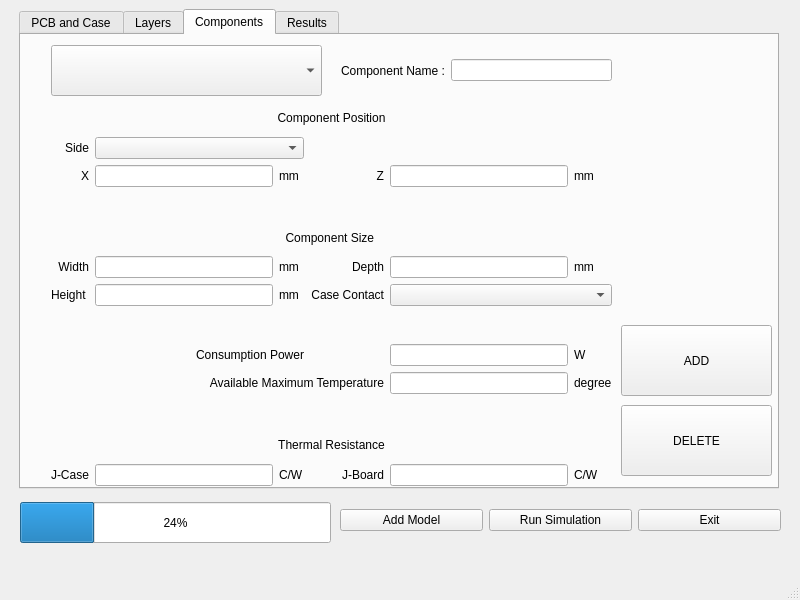
<?xml version="1.0" encoding="UTF-8"?>
<ui version="4.0">
 <class>MainWindow</class>
 <widget class="QMainWindow" name="MainWindow">
  <property name="enabled">
   <bool>true</bool>
  </property>
  <property name="geometry">
   <rect>
    <x>0</x>
    <y>0</y>
    <width>800</width>
    <height>600</height>
   </rect>
  </property>
  <property name="minimumSize">
   <size>
    <width>800</width>
    <height>540</height>
   </size>
  </property>
  <property name="maximumSize">
   <size>
    <width>800</width>
    <height>600</height>
   </size>
  </property>
  <property name="windowTitle">
   <string>MainWindow</string>
  </property>
  <widget class="QWidget" name="centralwidget">
   <widget class="QTabWidget" name="tabWidget">
    <property name="enabled">
     <bool>true</bool>
    </property>
    <property name="geometry">
     <rect>
      <x>19</x>
      <y>9</y>
      <width>760</width>
      <height>480</height>
     </rect>
    </property>
    <property name="minimumSize">
     <size>
      <width>760</width>
      <height>480</height>
     </size>
    </property>
    <property name="maximumSize">
     <size>
      <width>760</width>
      <height>480</height>
     </size>
    </property>
    <property name="tabShape">
     <enum>QTabWidget::Rounded</enum>
    </property>
    <property name="currentIndex">
     <number>2</number>
    </property>
    <property name="tabBarAutoHide">
     <bool>false</bool>
    </property>
    <widget class="QWidget" name="tab_PCB">
     <attribute name="title">
      <string>PCB and Case</string>
     </attribute>
     <widget class="QTextBrowser" name="textBrowser">
      <property name="geometry">
       <rect>
        <x>10</x>
        <y>400</y>
        <width>721</width>
        <height>31</height>
       </rect>
      </property>
      <property name="html">
       <string>&lt;!DOCTYPE HTML PUBLIC &quot;-//W3C//DTD HTML 4.0//EN&quot; &quot;http://www.w3.org/TR/REC-html40/strict.dtd&quot;&gt;
&lt;html&gt;&lt;head&gt;&lt;meta name=&quot;qrichtext&quot; content=&quot;1&quot; /&gt;&lt;style type=&quot;text/css&quot;&gt;
p, li { white-space: pre-wrap; }
&lt;/style&gt;&lt;/head&gt;&lt;body style=&quot; font-family:'.AppleSystemUIFont'; font-size:13pt; font-weight:400; font-style:normal;&quot;&gt;
&lt;p style=&quot; margin-top:12px; margin-bottom:12px; margin-left:0px; margin-right:0px; -qt-block-indent:0; text-indent:0px;&quot;&gt;&lt;span style=&quot; font-weight:600;&quot;&gt;Caution. &lt;/span&gt;Case Sizes = PCB Size&lt;/p&gt;&lt;/body&gt;&lt;/html&gt;</string>
      </property>
     </widget>
     <widget class="QLabel" name="label">
      <property name="geometry">
       <rect>
        <x>30</x>
        <y>20</y>
        <width>351</width>
        <height>16</height>
       </rect>
      </property>
      <property name="text">
       <string>PCB &amp; Cases Information</string>
      </property>
     </widget>
     <widget class="QTableWidget" name="tableWidget">
      <property name="enabled">
       <bool>true</bool>
      </property>
      <property name="geometry">
       <rect>
        <x>10</x>
        <y>50</y>
        <width>731</width>
        <height>141</height>
       </rect>
      </property>
      <property name="verticalScrollBarPolicy">
       <enum>Qt::ScrollBarAlwaysOff</enum>
      </property>
      <property name="horizontalScrollBarPolicy">
       <enum>Qt::ScrollBarAlwaysOff</enum>
      </property>
      <property name="sizeAdjustPolicy">
       <enum>QAbstractScrollArea::AdjustToContents</enum>
      </property>
      <property name="autoScroll">
       <bool>false</bool>
      </property>
      <property name="cornerButtonEnabled">
       <bool>true</bool>
      </property>
      <attribute name="horizontalHeaderVisible">
       <bool>false</bool>
      </attribute>
      <attribute name="horizontalHeaderCascadingSectionResizes">
       <bool>true</bool>
      </attribute>
      <attribute name="horizontalHeaderDefaultSectionSize">
       <number>100</number>
      </attribute>
      <attribute name="horizontalHeaderHighlightSections">
       <bool>true</bool>
      </attribute>
      <attribute name="horizontalHeaderMinimumSectionSize">
       <number>20</number>
      </attribute>
      <attribute name="horizontalHeaderStretchLastSection">
       <bool>true</bool>
      </attribute>
      <attribute name="verticalHeaderCascadingSectionResizes">
       <bool>false</bool>
      </attribute>
      <attribute name="verticalHeaderDefaultSectionSize">
       <number>40</number>
      </attribute>
      <attribute name="verticalHeaderStretchLastSection">
       <bool>true</bool>
      </attribute>
      <row>
       <property name="text">
        <string>PCB</string>
       </property>
      </row>
      <row>
       <property name="text">
        <string>Upper Case</string>
       </property>
      </row>
      <row>
       <property name="text">
        <string>Lower Case</string>
       </property>
      </row>
      <column>
       <property name="text">
        <string>Width(mm)</string>
       </property>
      </column>
      <column>
       <property name="text">
        <string>Depth(mm)</string>
       </property>
      </column>
      <column>
       <property name="text">
        <string>Height(mm)</string>
       </property>
      </column>
      <column>
       <property name="text">
        <string>Thickness(mm)</string>
       </property>
      </column>
      <column>
       <property name="text">
        <string>Material</string>
       </property>
      </column>
      <column>
       <property name="text">
        <string>Surface Treatment</string>
       </property>
      </column>
      <item row="0" column="3">
       <property name="text">
        <string/>
       </property>
      </item>
     </widget>
     <widget class="QGraphicsView" name="graphicsView">
      <property name="enabled">
       <bool>true</bool>
      </property>
      <property name="geometry">
       <rect>
        <x>10</x>
        <y>211</y>
        <width>221</width>
        <height>171</height>
       </rect>
      </property>
      <property name="frameShape">
       <enum>QFrame::NoFrame</enum>
      </property>
     </widget>
     <widget class="QGraphicsView" name="graphicsView_2">
      <property name="geometry">
       <rect>
        <x>240</x>
        <y>210</y>
        <width>261</width>
        <height>171</height>
       </rect>
      </property>
      <property name="frameShape">
       <enum>QFrame::NoFrame</enum>
      </property>
     </widget>
     <widget class="QGraphicsView" name="graphicsView_3">
      <property name="geometry">
       <rect>
        <x>510</x>
        <y>210</y>
        <width>231</width>
        <height>171</height>
       </rect>
      </property>
      <property name="frameShape">
       <enum>QFrame::NoFrame</enum>
      </property>
     </widget>
    </widget>
    <widget class="QWidget" name="tab_Layers">
     <attribute name="title">
      <string>Layers</string>
     </attribute>
     <widget class="QTableWidget" name="tableWidget_2">
      <property name="geometry">
       <rect>
        <x>20</x>
        <y>50</y>
        <width>381</width>
        <height>381</height>
       </rect>
      </property>
      <property name="verticalScrollBarPolicy">
       <enum>Qt::ScrollBarAsNeeded</enum>
      </property>
      <property name="horizontalScrollBarPolicy">
       <enum>Qt::ScrollBarAlwaysOff</enum>
      </property>
      <property name="sizeAdjustPolicy">
       <enum>QAbstractScrollArea::AdjustToContents</enum>
      </property>
      <attribute name="horizontalHeaderDefaultSectionSize">
       <number>135</number>
      </attribute>
      <attribute name="horizontalHeaderStretchLastSection">
       <bool>true</bool>
      </attribute>
      <row>
       <property name="text">
        <string>Layer 1 [TOP]</string>
       </property>
      </row>
      <row>
       <property name="text">
        <string>Layer 2 [BOT]</string>
       </property>
      </row>
      <column>
       <property name="text">
        <string>Layer Thickness(mm)</string>
       </property>
      </column>
      <column>
       <property name="text">
        <string>Copper Percentage(%)</string>
       </property>
      </column>
     </widget>
     <widget class="QLabel" name="label_2">
      <property name="geometry">
       <rect>
        <x>30</x>
        <y>10</y>
        <width>121</width>
        <height>31</height>
       </rect>
      </property>
      <property name="font">
       <font>
        <family>.Lucida Grande UI</family>
       </font>
      </property>
      <property name="text">
       <string>PCB Layer Number :</string>
      </property>
     </widget>
     <widget class="QLineEdit" name="lineEdit">
      <property name="geometry">
       <rect>
        <x>160</x>
        <y>10</y>
        <width>141</width>
        <height>31</height>
       </rect>
      </property>
     </widget>
     <widget class="QGraphicsView" name="graphicsView_4">
      <property name="geometry">
       <rect>
        <x>430</x>
        <y>50</y>
        <width>301</width>
        <height>381</height>
       </rect>
      </property>
     </widget>
    </widget>
    <widget class="QWidget" name="tab_Comp">
     <attribute name="title">
      <string>Components</string>
     </attribute>
     <widget class="QComboBox" name="comboBox">
      <property name="geometry">
       <rect>
        <x>30</x>
        <y>10</y>
        <width>271</width>
        <height>51</height>
       </rect>
      </property>
     </widget>
     <widget class="QWidget" name="horizontalLayoutWidget_2">
      <property name="geometry">
       <rect>
        <x>320</x>
        <y>10</y>
        <width>271</width>
        <height>51</height>
       </rect>
      </property>
      <layout class="QHBoxLayout" name="horizontalLayout_2">
       <item>
        <widget class="QLabel" name="label_3">
         <property name="text">
          <string>Component Name :</string>
         </property>
        </widget>
       </item>
       <item>
        <widget class="QLineEdit" name="lineEdit_2"/>
       </item>
      </layout>
     </widget>
     <widget class="QWidget" name="gridLayoutWidget">
      <property name="geometry">
       <rect>
        <x>30</x>
        <y>70</y>
        <width>561</width>
        <height>381</height>
       </rect>
      </property>
      <layout class="QGridLayout" name="gridLayout">
       <item row="6" column="4" colspan="2">
        <widget class="QComboBox" name="comboBox_3"/>
       </item>
       <item row="6" column="1">
        <widget class="QLineEdit" name="lineEdit_7"/>
       </item>
       <item row="12" column="4">
        <widget class="QLineEdit" name="lineEdit_9"/>
       </item>
       <item row="12" column="0">
        <widget class="QLabel" name="label_21">
         <property name="text">
          <string>J-Case</string>
         </property>
        </widget>
       </item>
       <item row="6" column="3">
        <widget class="QLabel" name="label_17">
         <property name="text">
          <string>Case Contact</string>
         </property>
         <property name="alignment">
          <set>Qt::AlignRight|Qt::AlignTrailing|Qt::AlignVCenter</set>
         </property>
        </widget>
       </item>
       <item row="12" column="5">
        <widget class="QLabel" name="label_24">
         <property name="text">
          <string>C/W</string>
         </property>
        </widget>
       </item>
       <item row="2" column="2">
        <widget class="QLabel" name="label_6">
         <property name="text">
          <string>mm</string>
         </property>
        </widget>
       </item>
       <item row="1" column="0">
        <widget class="QLabel" name="label_13">
         <property name="text">
          <string>Side</string>
         </property>
         <property name="alignment">
          <set>Qt::AlignRight|Qt::AlignTrailing|Qt::AlignVCenter</set>
         </property>
        </widget>
       </item>
       <item row="5" column="1">
        <widget class="QLineEdit" name="lineEdit_5"/>
       </item>
       <item row="12" column="3">
        <widget class="QLabel" name="label_23">
         <property name="text">
          <string>J-Board</string>
         </property>
         <property name="alignment">
          <set>Qt::AlignRight|Qt::AlignTrailing|Qt::AlignVCenter</set>
         </property>
        </widget>
       </item>
       <item row="5" column="3">
        <widget class="QLabel" name="label_10">
         <property name="text">
          <string>Depth</string>
         </property>
         <property name="alignment">
          <set>Qt::AlignRight|Qt::AlignTrailing|Qt::AlignVCenter</set>
         </property>
        </widget>
       </item>
       <item row="2" column="1">
        <widget class="QLineEdit" name="lineEdit_3"/>
       </item>
       <item row="7" column="0" colspan="6">
        <widget class="QLabel" name="label_28">
         <property name="text">
          <string> </string>
         </property>
        </widget>
       </item>
       <item row="4" column="0" colspan="6">
        <widget class="QLabel" name="label_14">
         <property name="text">
          <string>Component Size </string>
         </property>
         <property name="alignment">
          <set>Qt::AlignCenter</set>
         </property>
        </widget>
       </item>
       <item row="2" column="5">
        <widget class="QLabel" name="label_7">
         <property name="text">
          <string>mm</string>
         </property>
        </widget>
       </item>
       <item row="5" column="2">
        <widget class="QLabel" name="label_9">
         <property name="text">
          <string>mm</string>
         </property>
        </widget>
       </item>
       <item row="2" column="0">
        <widget class="QLabel" name="label_4">
         <property name="text">
          <string>X</string>
         </property>
         <property name="alignment">
          <set>Qt::AlignRight|Qt::AlignTrailing|Qt::AlignVCenter</set>
         </property>
        </widget>
       </item>
       <item row="1" column="1" colspan="2">
        <widget class="QComboBox" name="comboBox_2"/>
       </item>
       <item row="6" column="0">
        <widget class="QLabel" name="label_15">
         <property name="text">
          <string>Height</string>
         </property>
        </widget>
       </item>
       <item row="12" column="2">
        <widget class="QLabel" name="label_22">
         <property name="text">
          <string>C/W</string>
         </property>
        </widget>
       </item>
       <item row="8" column="0" colspan="3">
        <widget class="QLabel" name="label_19">
         <property name="text">
          <string>Consumption Power</string>
         </property>
         <property name="alignment">
          <set>Qt::AlignRight|Qt::AlignTrailing|Qt::AlignVCenter</set>
         </property>
        </widget>
       </item>
       <item row="3" column="0" colspan="6">
        <widget class="QLabel" name="label_27">
         <property name="text">
          <string> </string>
         </property>
        </widget>
       </item>
       <item row="9" column="4">
        <widget class="QLineEdit" name="lineEdit_11"/>
       </item>
       <item row="12" column="1">
        <widget class="QLineEdit" name="lineEdit_8"/>
       </item>
       <item row="8" column="4">
        <widget class="QLineEdit" name="lineEdit_10"/>
       </item>
       <item row="9" column="5">
        <widget class="QLabel" name="label_26">
         <property name="text">
          <string>degree</string>
         </property>
        </widget>
       </item>
       <item row="9" column="0" colspan="4">
        <widget class="QLabel" name="label_25">
         <property name="text">
          <string>Available Maximum Temperature</string>
         </property>
         <property name="alignment">
          <set>Qt::AlignRight|Qt::AlignTrailing|Qt::AlignVCenter</set>
         </property>
        </widget>
       </item>
       <item row="5" column="4">
        <widget class="QLineEdit" name="lineEdit_6"/>
       </item>
       <item row="5" column="0">
        <widget class="QLabel" name="label_8">
         <property name="text">
          <string>Width</string>
         </property>
         <property name="alignment">
          <set>Qt::AlignRight|Qt::AlignTrailing|Qt::AlignVCenter</set>
         </property>
        </widget>
       </item>
       <item row="5" column="5">
        <widget class="QLabel" name="label_11">
         <property name="text">
          <string>mm</string>
         </property>
        </widget>
       </item>
       <item row="0" column="0" colspan="6">
        <widget class="QLabel" name="label_12">
         <property name="text">
          <string>Component Position</string>
         </property>
         <property name="alignment">
          <set>Qt::AlignCenter</set>
         </property>
        </widget>
       </item>
       <item row="6" column="2">
        <widget class="QLabel" name="label_16">
         <property name="text">
          <string>mm</string>
         </property>
        </widget>
       </item>
       <item row="8" column="5">
        <widget class="QLabel" name="label_18">
         <property name="text">
          <string>W</string>
         </property>
        </widget>
       </item>
       <item row="2" column="3">
        <widget class="QLabel" name="label_5">
         <property name="text">
          <string>Z</string>
         </property>
         <property name="alignment">
          <set>Qt::AlignRight|Qt::AlignTrailing|Qt::AlignVCenter</set>
         </property>
        </widget>
       </item>
       <item row="2" column="4">
        <widget class="QLineEdit" name="lineEdit_4"/>
       </item>
       <item row="10" column="0" colspan="6">
        <widget class="QLabel" name="label_29">
         <property name="text">
          <string/>
         </property>
        </widget>
       </item>
       <item row="11" column="0" colspan="6">
        <widget class="QLabel" name="label_20">
         <property name="text">
          <string>Thermal Resistance</string>
         </property>
         <property name="alignment">
          <set>Qt::AlignCenter</set>
         </property>
        </widget>
       </item>
      </layout>
     </widget>
     <widget class="QPushButton" name="pushButton">
      <property name="geometry">
       <rect>
        <x>600</x>
        <y>370</y>
        <width>151</width>
        <height>71</height>
       </rect>
      </property>
      <property name="text">
       <string>DELETE</string>
      </property>
     </widget>
     <widget class="QPushButton" name="pushButton_2">
      <property name="geometry">
       <rect>
        <x>600</x>
        <y>290</y>
        <width>151</width>
        <height>71</height>
       </rect>
      </property>
      <property name="text">
       <string>ADD</string>
      </property>
     </widget>
    </widget>
    <widget class="QWidget" name="tab_4">
     <attribute name="title">
      <string>Results</string>
     </attribute>
     <widget class="QWidget" name="horizontalLayoutWidget_3">
      <property name="geometry">
       <rect>
        <x>390</x>
        <y>0</y>
        <width>331</width>
        <height>51</height>
       </rect>
      </property>
      <layout class="QHBoxLayout" name="horizontalLayout_3">
       <item>
        <widget class="QPushButton" name="pushButton_4">
         <property name="enabled">
          <bool>true</bool>
         </property>
         <property name="text">
          <string>CHECK DESIGN</string>
         </property>
        </widget>
       </item>
       <item>
        <widget class="QPushButton" name="pushButton_3">
         <property name="text">
          <string>DELETE</string>
         </property>
        </widget>
       </item>
      </layout>
     </widget>
     <widget class="QComboBox" name="comboBox_4">
      <property name="geometry">
       <rect>
        <x>10</x>
        <y>0</y>
        <width>371</width>
        <height>51</height>
       </rect>
      </property>
      <property name="maxVisibleItems">
       <number>20</number>
      </property>
      <property name="iconSize">
       <size>
        <width>16</width>
        <height>16</height>
       </size>
      </property>
     </widget>
     <widget class="Line" name="line">
      <property name="geometry">
       <rect>
        <x>10</x>
        <y>50</y>
        <width>711</width>
        <height>31</height>
       </rect>
      </property>
      <property name="orientation">
       <enum>Qt::Horizontal</enum>
      </property>
     </widget>
     <widget class="QTableView" name="tableView">
      <property name="geometry">
       <rect>
        <x>20</x>
        <y>100</y>
        <width>691</width>
        <height>331</height>
       </rect>
      </property>
      <property name="horizontalScrollBarPolicy">
       <enum>Qt::ScrollBarAlwaysOff</enum>
      </property>
      <property name="sizeAdjustPolicy">
       <enum>QAbstractScrollArea::AdjustToContents</enum>
      </property>
      <attribute name="horizontalHeaderStretchLastSection">
       <bool>true</bool>
      </attribute>
     </widget>
     <widget class="QLabel" name="label_30">
      <property name="geometry">
       <rect>
        <x>20</x>
        <y>80</y>
        <width>131</width>
        <height>16</height>
       </rect>
      </property>
      <property name="text">
       <string>Simulation Results</string>
      </property>
     </widget>
    </widget>
   </widget>
   <widget class="QWidget" name="horizontalLayoutWidget">
    <property name="geometry">
     <rect>
      <x>340</x>
      <y>500</y>
      <width>441</width>
      <height>41</height>
     </rect>
    </property>
    <layout class="QHBoxLayout" name="horizontalLayout">
     <item>
      <widget class="QPushButton" name="pushButton_AddModel">
       <property name="text">
        <string>Add Model</string>
       </property>
      </widget>
     </item>
     <item>
      <widget class="QPushButton" name="pushButton_RunSimulation">
       <property name="text">
        <string>Run Simulation</string>
       </property>
      </widget>
     </item>
     <item>
      <widget class="QPushButton" name="pushButton_Exit">
       <property name="text">
        <string>Exit</string>
       </property>
      </widget>
     </item>
    </layout>
   </widget>
   <widget class="QProgressBar" name="progressBar">
    <property name="geometry">
     <rect>
      <x>20</x>
      <y>502</y>
      <width>311</width>
      <height>41</height>
     </rect>
    </property>
    <property name="value">
     <number>24</number>
    </property>
   </widget>
  </widget>
  <widget class="QMenuBar" name="menubar">
   <property name="geometry">
    <rect>
     <x>0</x>
     <y>0</y>
     <width>800</width>
     <height>22</height>
    </rect>
   </property>
  </widget>
  <widget class="QStatusBar" name="statusbar"/>
 </widget>
 <resources/>
 <connections/>
</ui>
